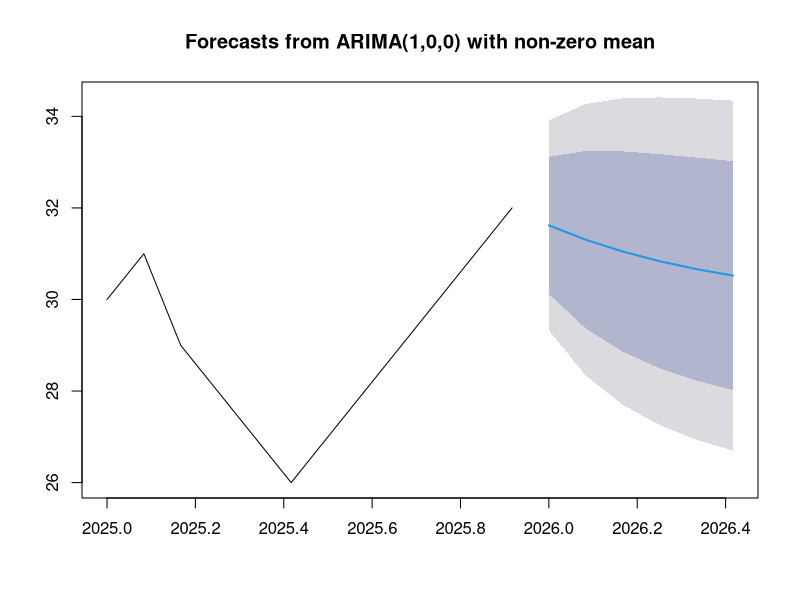

Generate this figure with R:
# =====================================================
# 17. ARIMA IN R
# =====================================================

# STEP 1: INSTALL PACKAGE (run once)
# install.packages("forecast")

# STEP 2: LOAD LIBRARY
library(forecast)

# STEP 3: CREATE SAMPLE DATA
temp <- c(30, 31, 29, 28, 27, 26, 27, 28, 29, 30, 31, 32)

# STEP 4: CONVERT TO TIME SERIES
temp_ts <- ts(
  temp,
  start = c(2025, 1),
  frequency = 12
)

# STEP 5: BUILD ARIMA MODEL
model <- auto.arima(temp_ts)

# STEP 6: FORECAST NEXT 6 MONTHS
forecast_data <- forecast(model, h = 6)

# STEP 7: DISPLAY FORECAST
print(forecast_data)

# STEP 8: PLOT GRAPH
plot(forecast_data)

# =====================================================
# RESULT: ARIMA forecasting performed successfully
# =====================================================
